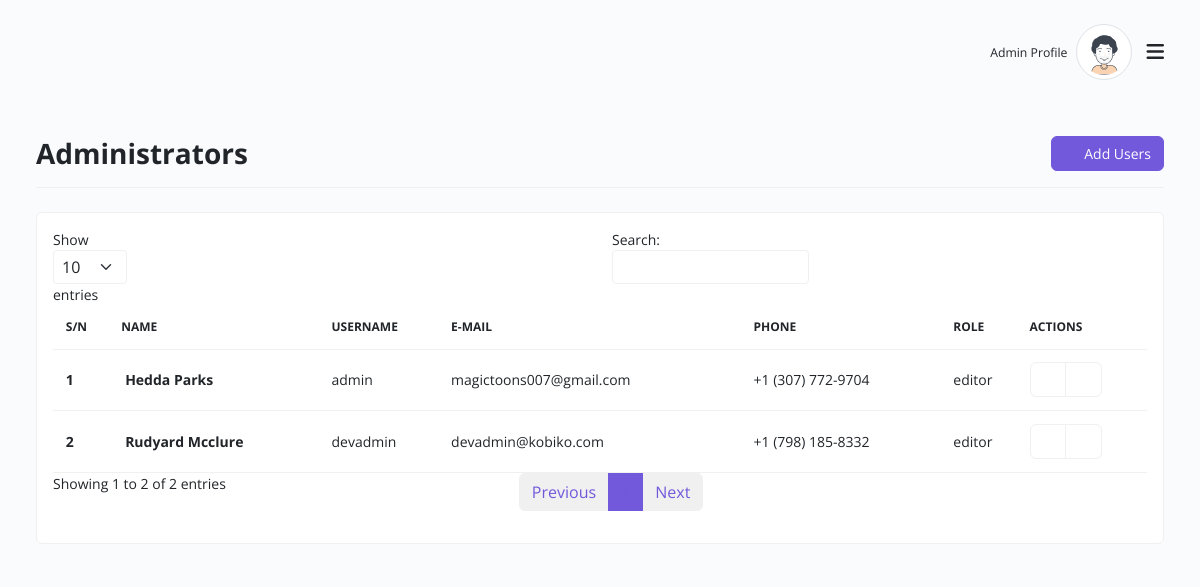
Screenshot of /users with the database file from the repository.
### app/models.py (models this page shows, shortened)
class User(db.Model, UserMixin):
    id = db.Column(db.Integer, primary_key=True)
    username= db.Column(db.String(30), unique=True, nullable=False)
    email= db.Column(db.String(130), unique=True, nullable=False)
    phone= db.Column(db.String(15))
    firstname = db.Column(db.String(50), nullable=False)
    lastname = db.Column(db.String(50), nullable=False)
    password = db.Column(db.String(60), nullable=False)
    type = db.Column(db.String(12), nullable=True, default='editor')
    posts = db.relationship('Product', backref='author', lazy=True)

### app/admin/routes.py (the view)
@admin.route('/users')
def users():
    users = User.query.all()
    if not users:
        flash(message='No user found', category="danger")
        return redirect(url_for('admin.home'))
    return render_template('admin/users.html', title="Users", users=users)

### app/templates/admin/users.html (shortened to what this page needs)
{% extends "layout.html" %}
{% block content %}
    <div class="container-xxl">
        <div class="row align-items-center">
            <div class="border-0 mb-4">
                <div class="card-header py-3 no-bg bg-transparent d-flex align-items-center px-0 justify-content-between border-bottom flex-wrap">
                    <h3 class="fw-bold mb-0">Administrators</h3>
                    <div class="col-auto d-flex w-sm-100">
                        <a href="{{ url_for('admin.add_user') }}" class="btn btn-primary w-sm-100"><i class="icofont-plus-circle me-2 fs-6"></i>Add Users</a>
                    </div>
                </div>
            </div>
        </div>
        <div class="row clearfix g-3">
            <div class="col-sm-12">
                <div class="card mb-3">
                    <div class="card-body">
                        <table id="myProjectTable" class="table table-hover align-middle mb-0" style="width:100%">
                            <thead>
                                <tr>
                                    <th>S/N</th>
                                    <th>Name</th>
                                    <th>Username</th>
                                    <th>E-Mail</th>
                                    <th>Phone</th>
                                    <th>Role</th>
                                    <th>Actions</th>
                                </tr>
                            </thead>
                            <tbody>
                                {% for user in users %}
                                    <tr>
                                        <td><strong>{{ user.id }}</strong></td>
                                        <td>
                                                <a href="customer-detail.html">
                                                    <span class="fw-bold ms-1">{{ user.firstname }} {{ user.lastname }}</span>
                                                </a>
                                        </td>
                                        <td>{{ user.username }}</td>
                                        <td>{{ user.email }}</td>
                                        <td>{{ user.phone if user.phone else "N/A" }}</td>
                                        <td>{{ user.type }}</td>
                                        <td>
                                            <div class="btn-group" role="group" aria-label="Basic outlined example">
                                                <a href="{{ url_for('admin.edit_user', user_id=user.id) }}" class="btn btn-outline-secondary"><i class="icofont-edit text-success"></i></a>
                                                <a href="{{ url_for('admin.delete_user', user_id=user.id) }}" class="btn btn-outline-secondary deleterow"><i class="icofont-ui-delete text-danger"></i></a>
                                            </div>
                                        </td>
                                    </tr>
                                {% endfor %}
                            </tbody>
                        </table>
                    </div>
                </div>
            </div>
        </div>
    </div>
{% endblock content %}

### rows the page displays
User: id "1", firstname "Hedda", lastname "Parks", username "admin", email "magictoons007@gmail.com", phone "+1 (307) 772-9704", type "editor"
User: id "2", firstname "Rudyard", lastname "Mcclure", username "devadmin", email "devadmin@kobiko.com", phone "+1 (798) 185-8332", type "editor"
